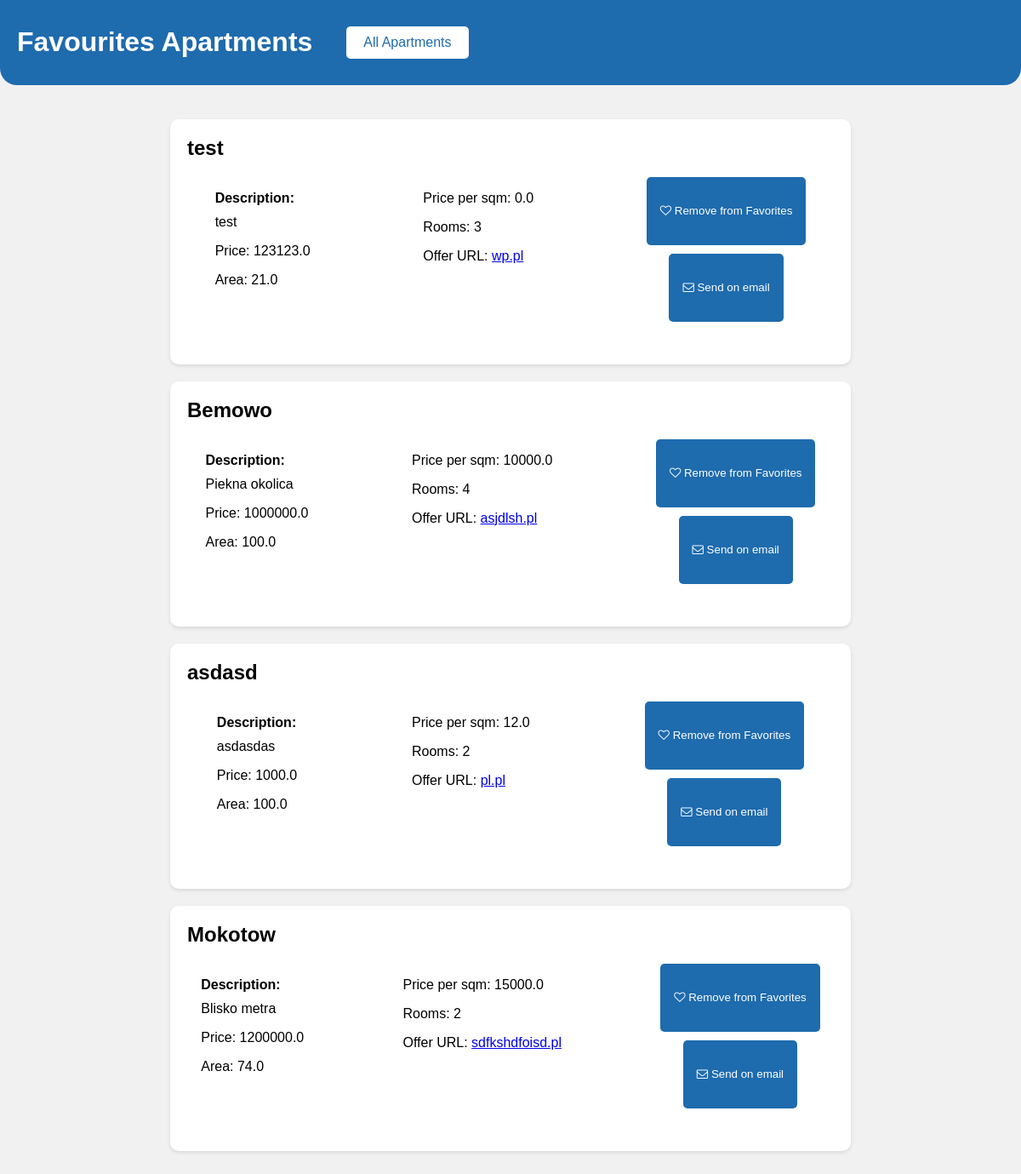
/favourites/, run on an earlier commit of the app's database.
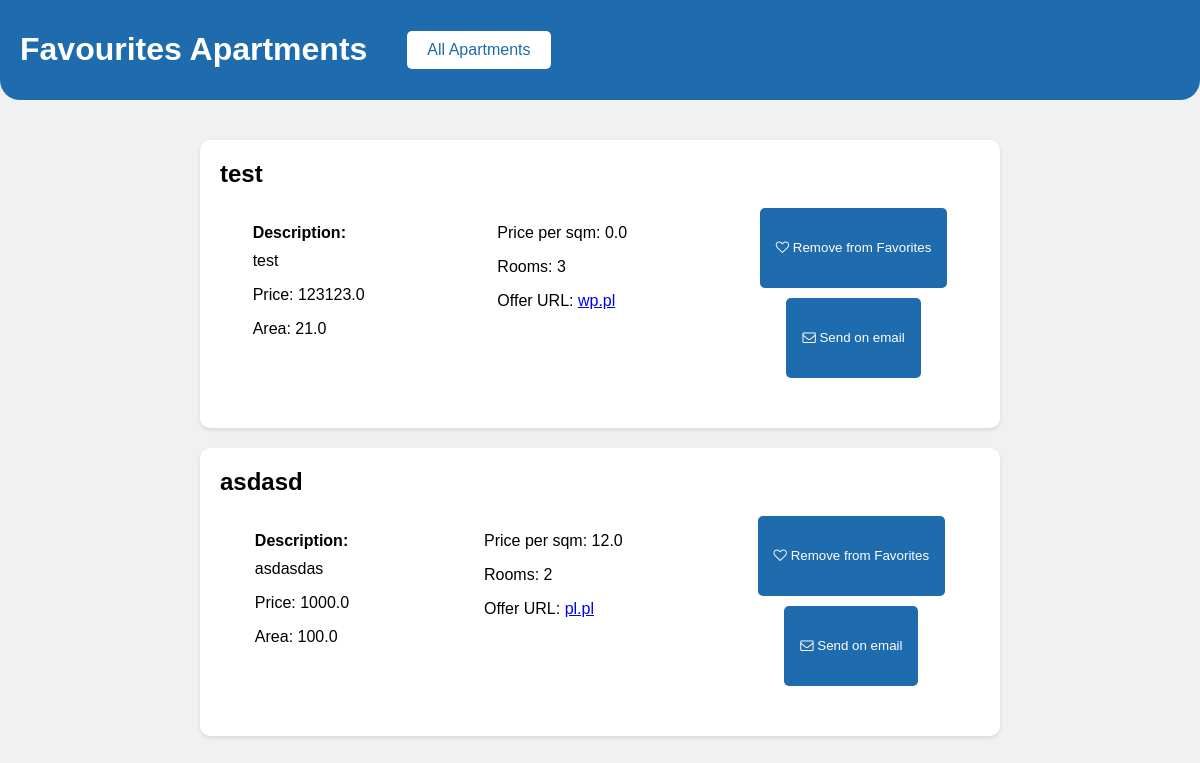
And on a later commit of the database.
### apartments/models.py (models this page shows, shortened)
class FavoriteApartment(models.Model):
    apartament = models.ForeignKey(
        Apartment, to_field="apartament_id", on_delete=models.CASCADE)

class Apartment(models.Model):
    apartament_id = models.TextField(default="", unique=True)
    place = models.TextField(default="")
    description = models.TextField(default="")
    price = models.FloatField(default=0.0)
    area = models.FloatField(default=0.0)
    price_per_m = models.FloatField(default=0.0)
    rooms = models.TextField(default="")
    offer_url = models.TextField(default="")

### apartments/views.py (the view)
# urls.py: path('favourites/', views.favourites_view, name='favourites'),
def favourites_view(request):
    favourite_apartments = FavoriteApartment.objects.select_related('apartament')
    return render(request, "apartments/favourites.html", {
        "favourite_apartments": favourite_apartments
    })

### apartments/templates/apartments/favourites.html (shortened to what this page needs)
<!DOCTYPE html>
<html>
<head>
    <link rel="stylesheet" href="https://cdnjs.cloudflare.com/ajax/libs/font-awesome/4.7.0/css/font-awesome.min.css">
</head>
<body>
    <div class="header">
        <h1>Favourites Apartments</h1>
        <div class="navigation">
            <a href="{% url '' %}">All Apartments</a>
        </div>
    </div>
    <div class="container">
        {% if favourite_apartments %}
            {% for favourite_apartment in favourite_apartments %}
            <div class="apartment">
                <h2>{{ favourite_apartment.apartament.place }}</h2>
                <div class="card-container">
                    <div>
                        <span><p class="property">Description:</p> {{ favourite_apartment.apartament.description }}</span>
                        <p>Price: {{ favourite_apartment.apartament.price }}</p>
                        <p>Area: {{ favourite_apartment.apartament.area }}</p>
                    </div>
                    <div>
                        <p>Price per sqm: {{ favourite_apartment.apartament.price_per_m }}</p>
                        <p>Rooms: {{ favourite_apartment.apartament.rooms }}</p>
                        <p>Offer URL: <a href="{{ favourite_apartment.apartament.offer_url }}">{{ favourite_apartment.apartament.offer_url }}</a></p>
                    </div>
                    <div class="button-container">
                        <button class="action-btn" onclick="removeFromFavorites('{{ favourite_apartment.id }}')">
                            <span class="fa fa-heart-o">
                            </span>
                            <span>
                                Remove from Favorites
                            </span>
                        </button>
                        <button class="action-btn" onclick="sendEmail('{{ favourite_apartment.id }}')">
                            <span class="fa fa-envelope-o"></span>
                            <span>Send on email</span>
                        </button>
                    </div>
                </div>
            </div>
            {% endfor %}
        {% else %}
            <p>No favourite apartments found.</p>
        {% endif %}
    </div>
</body>
</html>

What changed in the data, as far as the page shows it:
removed FavoriteApartment: apartament.place "Bemowo", apartament.description "Piekna okolica", apartament.price "1000000.0", apartament.area "100.0", apartament.price_per_m "10000.0", apartament.rooms "4", apartament.offer_url "asjdlsh.pl"
removed FavoriteApartment: apartament.place "Mokotow", apartament.description "Blisko metra", apartament.price "1200000.0", apartament.area "74.0", apartament.price_per_m "15000.0", apartament.rooms "2", apartament.offer_url "sdfkshdfoisd.pl"
